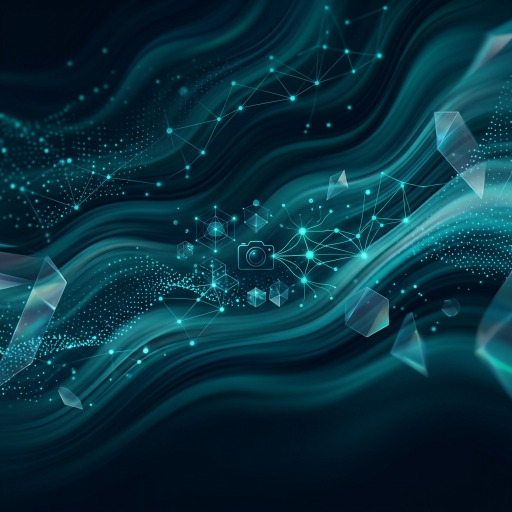
#> input picture login_bg.png, 1024 x 1024 px (shown at 1/2 size); its folder holds only this picture in this run
$ python -i images.py   (imports and definitions only)
#> lines starting #> are read from the running program, lines starting #| are printed output that depends on the picture
import base64
import io
import os
import urllib.request
import cv2
import numpy as np
from PIL import Image

from .common import (
    DATA_DIR,
    MAX_IMAGE_BYTES,
    MAX_IMAGE_PIXELS,
    DetectionClientError,
)


def decode_image(image_data):
    """Decode raw base64, URL, local upload path, or bytes into an RGB PIL Image."""
    if not image_data:
        raise DetectionClientError("Missing image data.")

    if isinstance(image_data, str):
        if image_data.startswith("http://") or image_data.startswith("https://"):
            try:
                request = urllib.request.Request(image_data, headers={"User-Agent": "labelstudio"})
                with urllib.request.urlopen(request, timeout=10) as response:
                    raw = response.read()
            except Exception as error:
                raise DetectionClientError("Could not fetch image from URL.") from error
        elif image_data.startswith("/uploads/"):
            uploads_dir = os.path.realpath(os.path.join(DATA_DIR, "uploads"))
            filepath = os.path.realpath(os.path.join(DATA_DIR, image_data.lstrip("/")))
            if not filepath.startswith(uploads_dir):
                raise DetectionClientError("Invalid image path.")
            if os.path.isfile(filepath):
                try:
                    image = Image.open(filepath).convert("RGB")
                    image.load()
                    if image.width * image.height > MAX_IMAGE_PIXELS:
                        raise DetectionClientError("Image resolution is too large.")
                    return image
                except DetectionClientError:
                    raise
                except Exception as error:
                    raise DetectionClientError("Could not read local image.") from error
            else:
                raise DetectionClientError("Image not found.")
        else:
            if "," in image_data:
                image_data = image_data.split(",", 1)[1]
            try:
                raw = base64.b64decode(image_data, validate=True)
            except Exception as error:
                raise DetectionClientError("Invalid base64 image data.") from error
    elif isinstance(image_data, bytes):
        raw = image_data
    else:
        raise DetectionClientError("Unsupported image data type.")

    if len(raw) > MAX_IMAGE_BYTES:
        raise DetectionClientError(f"Image exceeds {MAX_IMAGE_BYTES // (1024 * 1024)} MB limit.")

    try:
        image = Image.open(io.BytesIO(raw)).convert("RGB")
        image.load()
        if image.width * image.height > MAX_IMAGE_PIXELS:
            raise DetectionClientError("Image resolution is too large.")
    except DetectionClientError:
        raise
    except Exception as error:
        raise DetectionClientError("Could not read image.") from error

    return image


def pil_to_bgr(image):
    """Convert an RGB PIL Image into an OpenCV BGR numpy array."""
    rgb = np.asarray(image)
    return cv2.cvtColor(rgb, cv2.COLOR_RGB2BGR)

>>> import cv2
>>> picture = cv2.imread('../login_bg.png', cv2.IMREAD_GRAYSCALE)
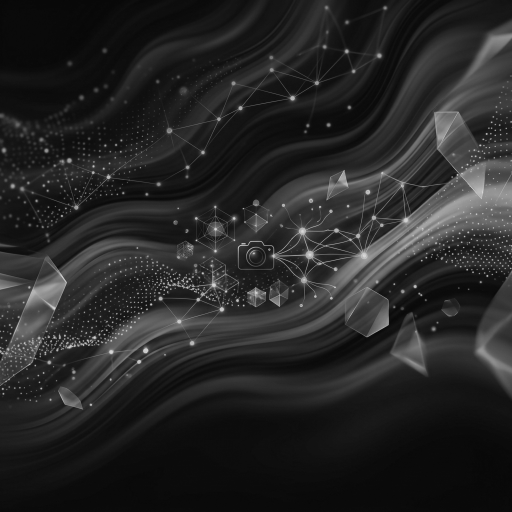
#> picture: shape (1024, 1024) (shown at 1/2 size); min 5, max 226, mean 37.9
#> (the run stopped early here; a loop or call above may not have finished)
